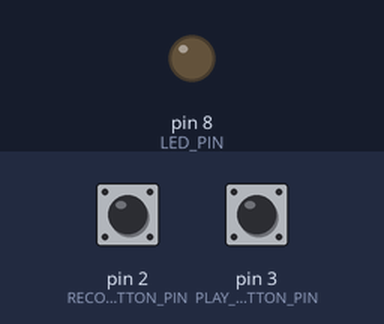
A sketch run on a simulated Arduino Uno, built with avr-gcc and run on an emulated ATmega328P. Parts: output pins drawn as LEDs (lit = HIGH). Dashed ring = blinking. The test bench sets the inputs (shaded band); at power-on: pin 2 (RECORD_BUTTON_PIN) HIGH, pin 3 (PLAY_SAVE_BUTTON_PIN) HIGH. EEPROM starts erased; what the sketch prints to the serial monitor is not drawn.

Above: at 1.8 s.
1.9 s: pin 2 (RECORD_BUTTON_PIN) pulled LOW for 0.15 s
3.5 s: pin 3 (PLAY_SAVE_BUTTON_PIN) pulled LOW for 0.15 s
At 3.96 s:
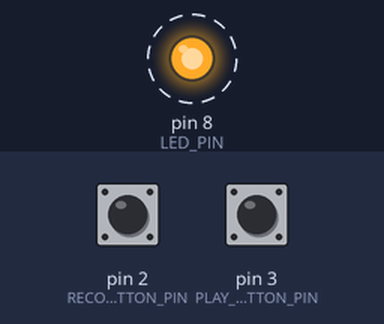
6.5 s: pin 3 (PLAY_SAVE_BUTTON_PIN) pulled LOW for 1 s
9.0 s: pin 2 (RECORD_BUTTON_PIN) pulsed LOW 5 times (0.12 s each, 0.3 s apart)
At 10.7 s:
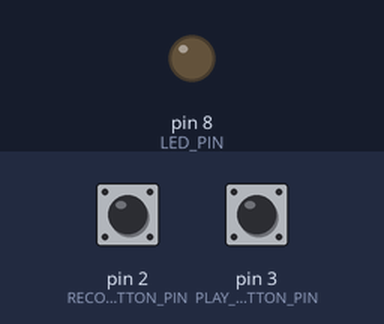
12.0 s: pin 2 (RECORD_BUTTON_PIN) pulled LOW for 3.2 s
At 12.5 s:
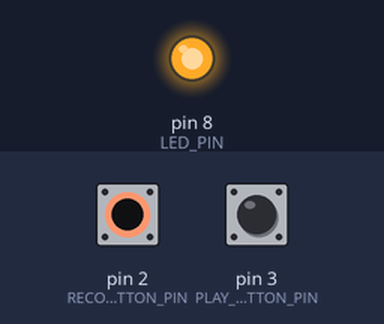
16.7 s: pin 3 (PLAY_SAVE_BUTTON_PIN) pulled LOW for 3.2 s
At 21.0 s:
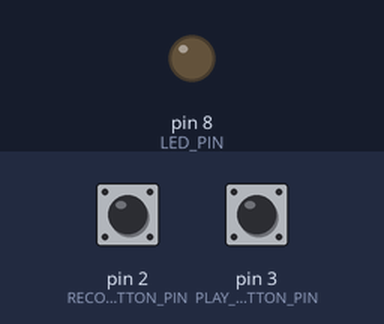
Timing chart, 0 to 22.5 s (numbered marks = the images above; inputs shaded):
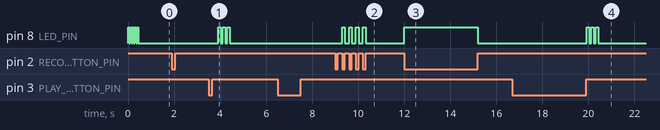

The sketch:

sketch_nov20a.ino
```cpp
#include <EEPROM.h>

// ----------------------------------------------------
// 1. EEPROM関数プロトタイプ宣言 (別のタブにある関数)
// ----------------------------------------------------
void loadDataFromEEPROM();
void saveDataToEEPROM();
void resetDataInEEPROM();

// ----------------------------------------------------
// 2. ピン設定と定数、状態管理の定義
// ----------------------------------------------------
const int LED_PIN = 8;
const int RECORD_BUTTON_PIN = 2;
const int PLAY_SAVE_BUTTON_PIN = 3;

// 状態管理
enum State { READY, RECORDING, PLAYBACK };
State currentState = READY;

// 記録データ用配列
const int MAX_EVENTS = 20;
unsigned long pressDurationData[MAX_EVENTS];
int recordedEvents = 0;

// タイマー用変数
unsigned long currentPressStart = 0; // 現在の長押しが始まった時刻
unsigned long lastEventTime = 0;     // 再生時に最後のイベントが起こった時刻
unsigned long buttonHoldStart = 0;   // ボタン長押し開始時間を記録するタイマー
const long RESET_DURATION = 3000;    // リセットに必要な長押し時間 (3000ms = 3秒)

// EEPROMアドレス設定 (eeprom_reset.inoと共有)
const int COUNT_ADDRESS = 0;
const int DATA_START_ADDRESS = sizeof(int);

// 再生用変数
int playbackIndex = 0;
enum PlayState { PS_LIGHT_ON, PS_INTERVAL_OFF }; // 再生中のサブ状態
PlayState currentPlayState = PS_LIGHT_ON;
const long FIXED_INTERVAL = 1000; // インターバル（無点灯時間）1秒固定


// ----------------------------------------------------
// 3. Setup関数
// ----------------------------------------------------

void setup() {
  Serial.begin(9600);
  pinMode(LED_PIN, OUTPUT);
  pinMode(RECORD_BUTTON_PIN, INPUT_PULLUP);
  pinMode(PLAY_SAVE_BUTTON_PIN, INPUT_PULLUP);
  digitalWrite(LED_PIN, LOW);

  // setup時に自動でEEPROMをリセット (eeprom_reset.inoにある関数)
  resetDataInEEPROM();

  Serial.println("\n--- システム準備完了 ---");
  Serial.println("D2を押して新しい記録を開始してください。");
}

// ----------------------------------------------------
// 4. その他の関数
// ----------------------------------------------------

// ★ 修正後のボタン押しを一度だけ検出する関数 (短押し検出用)
bool checkButtonPress(int pin) {
  // ボタンが押されたら (LOW)
  if (digitalRead(pin) == LOW) {
    delay(20); // チャタリング対策
    if (digitalRead(pin) == LOW) {
      return true; // 押された瞬間を検出
    }
  }
  return false;
}

// ----------------------------------------------------
// 5. Loop関数と状態遷移ロジック (デバッグログ追加)
// ----------------------------------------------------

void loop() {

  unsigned long currentTime = millis(); // loop開始時の時刻を取得

  // ★ デバッグ用: currentTimeを常時出力
  // このメッセージが連続して流れていれば、プログラムはフリーズしていません。
  //Serial.print("CurrentTime: ");
  //Serial.println(currentTime);

  switch (currentState) {


// ====================================================
    case READY: // 待機状態 (初期状態)
    // ====================================================
      digitalWrite(LED_PIN, LOW);

      // D2ボタン: 記録開始
      if (checkButtonPress(RECORD_BUTTON_PIN)) {
        // 連続検知を防ぐため、ボタンが離されるまで待つ
        while(digitalRead(RECORD_BUTTON_PIN) == LOW);

        currentState = RECORDING;
        recordedEvents = 0;
        currentPressStart = 0;
        Serial.println("\n--- 記録モード 開始 (D2: 長押し記録, D3: 保存) ---");
      }

      // D3ボタン: 再生開始
      if (checkButtonPress(PLAY_SAVE_BUTTON_PIN)) {
        // ★ while ループは削除済み

        if (recordedEvents > 0) {
          // ★ デバッグログ追加: ここが表示されればフリーズしていない
          Serial.println("DEBUG: Playing...");

          currentState = PLAYBACK;
          playbackIndex = 0;
          currentPlayState = PS_LIGHT_ON;

          // 再生開始直前の currentTime でタイマーを強制的に初期化
          lastEventTime = currentTime;

          Serial.println("\n--- 再生モード 開始 ---");
          Serial.print("記録されたイベント数: ");
          Serial.println(recordedEvents); // この直後で停止している
          // ★ ここで処理を中断しない限り、次のloop()では case PLAYBACK が実行される
        } else {
          Serial.println("記録されたイベントがありません。D2を押して記録を開始してください。");
        }
      }

      // リセット処理のチェック（D2とD3を同時長押し）
      if (digitalRead(RECORD_BUTTON_PIN) == LOW && digitalRead(PLAY_SAVE_BUTTON_PIN) == LOW) {
        if (buttonHoldStart == 0) {
          buttonHoldStart = currentTime;
          Serial.println("\n手動リセット操作開始... (3秒間押し続けてください)");
        }

        if (currentTime - buttonHoldStart >= RESET_DURATION) {
          resetDataInEEPROM();
          buttonHoldStart = 0;
        }
      } else {
        buttonHoldStart = 0;
      }

      break;


    // ====================================================
    case RECORDING: // 記録状態 (長押し時間計測)
    // ====================================================

      // D2ボタンの状態を直接チェック
      bool isRecordingButtonPressed = (digitalRead(RECORD_BUTTON_PIN) == LOW);

      // ★ 長押し開始の検出 (ボタンが押された瞬間)
      if (isRecordingButtonPressed && currentPressStart == 0) {
        currentPressStart = currentTime; // 押し始めの時刻を記録
        digitalWrite(LED_PIN, HIGH); // 押し始めたらLED点灯
      }

      // ★ 長押し終了と記録の検出 (ボタンが離された瞬間)
      if (!isRecordingButtonPressed && currentPressStart != 0) {

        unsigned long duration = currentTime - currentPressStart;

        if (recordedEvents < MAX_EVENTS) {

          pressDurationData[recordedEvents] = duration; // 押し続けた時間を記録
          recordedEvents++;

          Serial.print("イベント ");
          Serial.print(recordedEvents);
          Serial.print("を記録。点灯時間 (Duration): ");
          Serial.print(duration);
          Serial.println("ms");

        } else {
          Serial.println("最大イベント数に達しました。D3を押して保存してください。");
        }

        // 記録完了とリセット
        currentPressStart = 0; // タイマーをリセット
        digitalWrite(LED_PIN, LOW); // LEDを消灯

        delay(50); // チャタリング防止
      }

      // D3ボタン: 保存
      if (checkButtonPress(PLAY_SAVE_BUTTON_PIN)) {
        while(digitalRead(PLAY_SAVE_BUTTON_PIN) == LOW); // 離されるのを待つ
        saveDataToEEPROM();
        currentState = READY; // 保存したら待機状態に戻る
      }
      break;


// ... (loop()関数内) ...

    // ====================================================
    case PLAYBACK: // 再生状態 (点灯と1秒インターバル)
    // ====================================================

      // D3ボタン: 再生中止
      if (checkButtonPress(PLAY_SAVE_BUTTON_PIN)) {
        while(digitalRead(PLAY_SAVE_BUTTON_PIN) == LOW); // 離されるのを待つ
        currentState = READY;
        currentPlayState = PS_LIGHT_ON;
        digitalWrite(LED_PIN, LOW);
        Serial.println("--- 再生 中止 ---");
        break;
      }

      // 全てのイベントを再生し終えたら終了
      if (playbackIndex >= recordedEvents) {
        Serial.println("--- 再生 完了 ---");
        currentState = READY;
        currentPlayState = PS_LIGHT_ON;
        digitalWrite(LED_PIN, LOW);
        break;
      }

      switch (currentPlayState) {

        case PS_LIGHT_ON: // ★ 点灯 (長押し時間) の再生
          unsigned long lightDuration = pressDurationData[playbackIndex];

          // ★ ロジック強化: 点灯処理がまだ開始されていない、または前回インターバルから戻ったばかり
          if (digitalRead(LED_PIN) == LOW && (currentTime - lastEventTime > 50 || playbackIndex == 0)) {
              digitalWrite(LED_PIN, HIGH);
              lastEventTime = currentTime;

              Serial.print("再生中: ");
              Serial.print(playbackIndex + 1);
              Serial.print("/");
              Serial.print(recordedEvents);
              Serial.print(", [点灯]時間: ");
              Serial.print(lightDuration);
              Serial.println("ms");
          }

          // 点灯時間が経過したら、次のサブステート（インターバル）へ
          if (currentTime - lastEventTime >= lightDuration) {
            digitalWrite(LED_PIN, LOW);
            lastEventTime = currentTime;
            currentPlayState = PS_INTERVAL_OFF;
          }
          break;

        case PS_INTERVAL_OFF: // ★ インターバル (1秒固定) の再生

          // インターバル開始ログ出力
          if (digitalRead(LED_PIN) == LOW) { // ここではLOWをチェック（直前のPS_LIGHT_ONでLOWになっている）
              lastEventTime = currentTime;
              Serial.print("再生中: ");
              Serial.print(playbackIndex + 1);
              Serial.print("/");
              Serial.print(recordedEvents);
              Serial.print(", [インターバル]時間: ");
              Serial.print(FIXED_INTERVAL);
              Serial.println("ms");
          }

          // 1秒経過したら、次のイベントの点灯へ
          if (currentTime - lastEventTime >= FIXED_INTERVAL) {
            playbackIndex++; // 次のイベントへ進む
            currentPlayState = PS_LIGHT_ON; // サブステートを点灯に戻す
          }
          break;
      }
      break;


  }
}
```

eeprom_reset.ino
```cpp
// ----------------------------------------------------
// eeprom_reset.ino ファイル: EEPROM管理関数を格納
// ----------------------------------------------------

// グローバル変数はメインスケッチファイルから参照されます。

// EEPROMからデータを読み込む
void loadDataFromEEPROM() {
  EEPROM.get(COUNT_ADDRESS, recordedEvents);
  if (recordedEvents < 0 || recordedEvents > MAX_EVENTS) {
    recordedEvents = 0;
  }
  if (recordedEvents > 0) {
    // データ配列名が pressDurationData であることを確認
    EEPROM.get(DATA_START_ADDRESS, pressDurationData);
  }
}

// EEPROMにデータを書き込む
void saveDataToEEPROM() {
  Serial.println("--- EEPROMにデータを保存中... ---");

  EEPROM.put(COUNT_ADDRESS, recordedEvents);
  // データ配列名が pressDurationData であることを確認
  EEPROM.put(DATA_START_ADDRESS, pressDurationData);

  Serial.println("--- データ保存 完了！ ---");

  // 保存完了を示すためにLEDを素早く3回点滅
  for (int i = 0; i < 3; i++) {
    digitalWrite(LED_PIN, HIGH); delay(100);
    digitalWrite(LED_PIN, LOW); delay(100);
  }
}

// EEPROM内の全データをリセットする関数 (システム起動時/同時長押しで実行)
void resetDataInEEPROM() {
  Serial.println("\n--- EEPROMデータ自動消去中... ---");

  // イベント数をゼロに設定し、EEPROMに書き込む
  EEPROM.put(COUNT_ADDRESS, 0);

  // 変数もリセット
  recordedEvents = 0;

  // LEDを点滅させて完了を通知
  for (int i = 0; i < 5; i++) {
    digitalWrite(LED_PIN, HIGH); delay(50);
    digitalWrite(LED_PIN, LOW); delay(50);
  }

  Serial.println("--- 全イベントデータ 消去完了！ (システム起動時) ---");
}
```

Measured:
- after the input at 1.9 s, every drawn part: stays the same
- after the input at 3.5 s, pin 8 (LED_PIN): alternates HIGH for 0.10 s and LOW for 0.10 s, 6 changes in all, then stays LOW, starting after 0.42 s
- after the input at 6.5 s, every drawn part: stays the same
- after the input at 9.0 s, pin 8 (LED_PIN): alternates HIGH for 0.12 s and LOW for 0.18 s, 8 changes in all, then stays LOW, starting after 0.30 s
- after the input at 12.0 s, pin 8 (LED_PIN): LOW → HIGH at once, → LOW 3.2 s later
- after the input at 16.7 s, pin 8 (LED_PIN): alternates HIGH for 0.10 s and LOW for 0.10 s, 6 changes in all, then stays LOW, starting after 3.2 s
